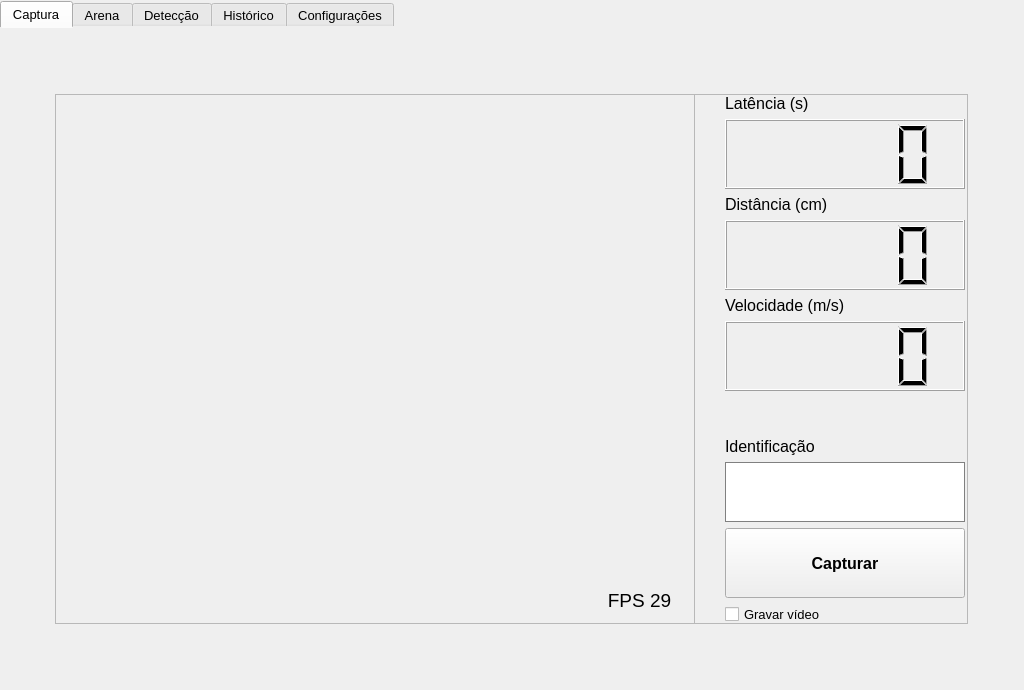
<?xml version="1.0" encoding="UTF-8"?>
<ui version="4.0">
 <class>MainWindow</class>
 <widget class="QMainWindow" name="MainWindow">
  <property name="geometry">
   <rect>
    <x>0</x>
    <y>0</y>
    <width>1024</width>
    <height>690</height>
   </rect>
  </property>
  <property name="windowTitle">
   <string>Expt-o Morris</string>
  </property>
  <widget class="QWidget" name="centralwidget">
   <property name="layoutDirection">
    <enum>Qt::LeftToRight</enum>
   </property>
   <layout class="QGridLayout" name="gridLayout_2">
    <property name="leftMargin">
     <number>0</number>
    </property>
    <property name="topMargin">
     <number>1</number>
    </property>
    <property name="rightMargin">
     <number>0</number>
    </property>
    <property name="bottomMargin">
     <number>0</number>
    </property>
    <item row="0" column="0">
     <widget class="QTabWidget" name="tabViewPrincipal">
      <property name="baseSize">
       <size>
        <width>1024</width>
        <height>690</height>
       </size>
      </property>
      <property name="font">
       <font>
        <pointsize>10</pointsize>
       </font>
      </property>
      <property name="autoFillBackground">
       <bool>false</bool>
      </property>
      <property name="styleSheet">
       <string notr="true">QTabWidget::pane { /* The tab widget frame */
    border: 0px solid #C2C7CB;
}</string>
      </property>
      <property name="tabPosition">
       <enum>QTabWidget::North</enum>
      </property>
      <property name="currentIndex">
       <number>0</number>
      </property>
      <property name="movable">
       <bool>false</bool>
      </property>
      <widget class="QWidget" name="tabCaptura">
       <attribute name="title">
        <string>Captura</string>
       </attribute>
       <layout class="QGridLayout" name="gridLayout_3">
        <item row="0" column="0">
         <widget class="QFrame" name="frmCapturar">
          <property name="minimumSize">
           <size>
            <width>640</width>
            <height>530</height>
           </size>
          </property>
          <property name="maximumSize">
           <size>
            <width>913</width>
            <height>530</height>
           </size>
          </property>
          <property name="autoFillBackground">
           <bool>false</bool>
          </property>
          <property name="styleSheet">
           <string notr="true"/>
          </property>
          <property name="frameShape">
           <enum>QFrame::StyledPanel</enum>
          </property>
          <property name="frameShadow">
           <enum>QFrame::Raised</enum>
          </property>
          <widget class="ArenaViewer" name="viewCaptura">
           <property name="geometry">
            <rect>
             <x>0</x>
             <y>0</y>
             <width>640</width>
             <height>530</height>
            </rect>
           </property>
           <property name="minimumSize">
            <size>
             <width>640</width>
             <height>530</height>
            </size>
           </property>
           <property name="maximumSize">
            <size>
             <width>640</width>
             <height>530</height>
            </size>
           </property>
           <property name="baseSize">
            <size>
             <width>640</width>
             <height>530</height>
            </size>
           </property>
           <property name="mouseTracking">
            <bool>false</bool>
           </property>
           <property name="focusPolicy">
            <enum>Qt::TabFocus</enum>
           </property>
           <property name="contextMenuPolicy">
            <enum>Qt::CustomContextMenu</enum>
           </property>
           <property name="autoFillBackground">
            <bool>false</bool>
           </property>
           <property name="frameShape">
            <enum>QFrame::StyledPanel</enum>
           </property>
           <property name="text">
            <string/>
           </property>
           <property name="alignment">
            <set>Qt::AlignCenter</set>
           </property>
           <property name="indent">
            <number>0</number>
           </property>
          </widget>
          <widget class="QLabel" name="lblFPS">
           <property name="geometry">
            <rect>
             <x>540</x>
             <y>489</y>
             <width>89</width>
             <height>34</height>
            </rect>
           </property>
           <property name="font">
            <font>
             <pointsize>14</pointsize>
            </font>
           </property>
           <property name="text">
            <string>FPS 29</string>
           </property>
           <property name="alignment">
            <set>Qt::AlignCenter</set>
           </property>
          </widget>
          <widget class="QWidget" name="verticalLayoutWidget_3">
           <property name="geometry">
            <rect>
             <x>670</x>
             <y>0</y>
             <width>243</width>
             <height>531</height>
            </rect>
           </property>
           <layout class="QVBoxLayout" name="verticalLayout_2">
            <item>
             <widget class="QLabel" name="lblLatencia">
              <property name="maximumSize">
               <size>
                <width>16777215</width>
                <height>20</height>
               </size>
              </property>
              <property name="font">
               <font>
                <pointsize>12</pointsize>
               </font>
              </property>
              <property name="text">
               <string>Latência (s)</string>
              </property>
             </widget>
            </item>
            <item>
             <widget class="QLCDNumber" name="displayLatencia">
              <property name="minimumSize">
               <size>
                <width>240</width>
                <height>70</height>
               </size>
              </property>
              <property name="maximumSize">
               <size>
                <width>240</width>
                <height>80</height>
               </size>
              </property>
              <property name="frameShape">
               <enum>QFrame::Box</enum>
              </property>
              <property name="frameShadow">
               <enum>QFrame::Raised</enum>
              </property>
              <property name="segmentStyle">
               <enum>QLCDNumber::Filled</enum>
              </property>
             </widget>
            </item>
            <item>
             <widget class="QLabel" name="lblDistancia">
              <property name="maximumSize">
               <size>
                <width>16777215</width>
                <height>20</height>
               </size>
              </property>
              <property name="font">
               <font>
                <pointsize>12</pointsize>
               </font>
              </property>
              <property name="text">
               <string>Distância (cm)</string>
              </property>
             </widget>
            </item>
            <item>
             <widget class="QLCDNumber" name="displayDistancia">
              <property name="minimumSize">
               <size>
                <width>240</width>
                <height>70</height>
               </size>
              </property>
              <property name="maximumSize">
               <size>
                <width>240</width>
                <height>80</height>
               </size>
              </property>
              <property name="frameShape">
               <enum>QFrame::Box</enum>
              </property>
              <property name="frameShadow">
               <enum>QFrame::Raised</enum>
              </property>
              <property name="digitCount">
               <number>5</number>
              </property>
              <property name="segmentStyle">
               <enum>QLCDNumber::Filled</enum>
              </property>
             </widget>
            </item>
            <item>
             <widget class="QLabel" name="lblVelocidade">
              <property name="maximumSize">
               <size>
                <width>16777215</width>
                <height>20</height>
               </size>
              </property>
              <property name="font">
               <font>
                <pointsize>12</pointsize>
               </font>
              </property>
              <property name="text">
               <string>Velocidade (m/s)</string>
              </property>
             </widget>
            </item>
            <item>
             <widget class="QLCDNumber" name="displayVelocidade">
              <property name="minimumSize">
               <size>
                <width>240</width>
                <height>70</height>
               </size>
              </property>
              <property name="maximumSize">
               <size>
                <width>240</width>
                <height>80</height>
               </size>
              </property>
              <property name="layoutDirection">
               <enum>Qt::LeftToRight</enum>
              </property>
              <property name="styleSheet">
               <string notr="true"/>
              </property>
              <property name="frameShape">
               <enum>QFrame::Box</enum>
              </property>
              <property name="frameShadow">
               <enum>QFrame::Raised</enum>
              </property>
              <property name="smallDecimalPoint">
               <bool>false</bool>
              </property>
              <property name="digitCount">
               <number>5</number>
              </property>
              <property name="segmentStyle">
               <enum>QLCDNumber::Filled</enum>
              </property>
             </widget>
            </item>
            <item>
             <spacer name="verticalSpacer">
              <property name="orientation">
               <enum>Qt::Vertical</enum>
              </property>
              <property name="sizeHint" stdset="0">
               <size>
                <width>20</width>
                <height>40</height>
               </size>
              </property>
             </spacer>
            </item>
            <item>
             <widget class="QLabel" name="lblId">
              <property name="font">
               <font>
                <pointsize>12</pointsize>
               </font>
              </property>
              <property name="text">
               <string>Identificação</string>
              </property>
             </widget>
            </item>
            <item>
             <widget class="QFrame" name="frame">
              <property name="minimumSize">
               <size>
                <width>240</width>
                <height>0</height>
               </size>
              </property>
              <property name="maximumSize">
               <size>
                <width>240</width>
                <height>60</height>
               </size>
              </property>
              <property name="autoFillBackground">
               <bool>false</bool>
              </property>
              <property name="styleSheet">
               <string notr="true">QFrame {
    border: 1px solid gray;
    background-color: white;
}</string>
              </property>
              <property name="frameShape">
               <enum>QFrame::StyledPanel</enum>
              </property>
              <property name="frameShadow">
               <enum>QFrame::Raised</enum>
              </property>
              <layout class="QGridLayout" name="gridLayout">
               <property name="topMargin">
                <number>12</number>
               </property>
               <property name="bottomMargin">
                <number>0</number>
               </property>
               <item row="0" column="0">
                <widget class="QTextEdit" name="txtIdentificacao">
                 <property name="font">
                  <font>
                   <pointsize>14</pointsize>
                   <weight>50</weight>
                   <bold>false</bold>
                  </font>
                 </property>
                 <property name="styleSheet">
                  <string notr="true">QTextEdit {
    border:  0px;
}</string>
                 </property>
                 <property name="frameShape">
                  <enum>QFrame::NoFrame</enum>
                 </property>
                 <property name="verticalScrollBarPolicy">
                  <enum>Qt::ScrollBarAlwaysOff</enum>
                 </property>
                 <property name="horizontalScrollBarPolicy">
                  <enum>Qt::ScrollBarAlwaysOff</enum>
                 </property>
                </widget>
               </item>
              </layout>
             </widget>
            </item>
            <item>
             <widget class="QPushButton" name="btnCapturar">
              <property name="minimumSize">
               <size>
                <width>240</width>
                <height>70</height>
               </size>
              </property>
              <property name="maximumSize">
               <size>
                <width>240</width>
                <height>16777215</height>
               </size>
              </property>
              <property name="font">
               <font>
                <pointsize>12</pointsize>
                <weight>75</weight>
                <bold>true</bold>
               </font>
              </property>
              <property name="text">
               <string>Capturar</string>
              </property>
             </widget>
            </item>
            <item>
             <widget class="QCheckBox" name="chkGravar">
              <property name="font">
               <font>
                <pointsize>10</pointsize>
               </font>
              </property>
              <property name="text">
               <string>Gravar vídeo</string>
              </property>
             </widget>
            </item>
           </layout>
          </widget>
         </widget>
        </item>
       </layout>
      </widget>
      <widget class="QWidget" name="tabArena">
       <attribute name="title">
        <string>Arena</string>
       </attribute>
       <layout class="QGridLayout" name="gridLayout_6">
        <item row="0" column="0">
         <widget class="QFrame" name="frmCapturar_2">
          <property name="minimumSize">
           <size>
            <width>640</width>
            <height>530</height>
           </size>
          </property>
          <property name="maximumSize">
           <size>
            <width>913</width>
            <height>530</height>
           </size>
          </property>
          <property name="autoFillBackground">
           <bool>false</bool>
          </property>
          <property name="styleSheet">
           <string notr="true"/>
          </property>
          <property name="frameShape">
           <enum>QFrame::StyledPanel</enum>
          </property>
          <property name="frameShadow">
           <enum>QFrame::Raised</enum>
          </property>
          <widget class="ArenaViewer" name="viewArena">
           <property name="geometry">
            <rect>
             <x>0</x>
             <y>0</y>
             <width>640</width>
             <height>530</height>
            </rect>
           </property>
           <property name="minimumSize">
            <size>
             <width>640</width>
             <height>530</height>
            </size>
           </property>
           <property name="maximumSize">
            <size>
             <width>640</width>
             <height>530</height>
            </size>
           </property>
           <property name="baseSize">
            <size>
             <width>640</width>
             <height>530</height>
            </size>
           </property>
           <property name="mouseTracking">
            <bool>false</bool>
           </property>
           <property name="focusPolicy">
            <enum>Qt::TabFocus</enum>
           </property>
           <property name="contextMenuPolicy">
            <enum>Qt::CustomContextMenu</enum>
           </property>
           <property name="autoFillBackground">
            <bool>false</bool>
           </property>
           <property name="frameShape">
            <enum>QFrame::StyledPanel</enum>
           </property>
           <property name="text">
            <string/>
           </property>
           <property name="alignment">
            <set>Qt::AlignCenter</set>
           </property>
           <property name="indent">
            <number>0</number>
           </property>
          </widget>
          <widget class="QLabel" name="lblFPS_2">
           <property name="geometry">
            <rect>
             <x>540</x>
             <y>489</y>
             <width>89</width>
             <height>34</height>
            </rect>
           </property>
           <property name="font">
            <font>
             <pointsize>14</pointsize>
            </font>
           </property>
           <property name="text">
            <string>FPS 29</string>
           </property>
           <property name="alignment">
            <set>Qt::AlignCenter</set>
           </property>
          </widget>
          <widget class="QGroupBox" name="groupBox_4">
           <property name="geometry">
            <rect>
             <x>673</x>
             <y>298</y>
             <width>196</width>
             <height>176</height>
            </rect>
           </property>
           <property name="font">
            <font>
             <pointsize>12</pointsize>
            </font>
           </property>
           <property name="title">
            <string>Quadrante</string>
           </property>
           <widget class="QRadioButton" name="rdbNO">
            <property name="geometry">
             <rect>
              <x>65</x>
              <y>70</y>
              <width>18</width>
              <height>17</height>
             </rect>
            </property>
            <property name="text">
             <string/>
            </property>
            <property name="checked">
             <bool>true</bool>
            </property>
           </widget>
           <widget class="QRadioButton" name="rdbNE">
            <property name="geometry">
             <rect>
              <x>112</x>
              <y>70</y>
              <width>18</width>
              <height>17</height>
             </rect>
            </property>
            <property name="text">
             <string/>
            </property>
           </widget>
           <widget class="QRadioButton" name="rdbSO">
            <property name="geometry">
             <rect>
              <x>64</x>
              <y>107</y>
              <width>18</width>
              <height>17</height>
             </rect>
            </property>
            <property name="text">
             <string/>
            </property>
           </widget>
           <widget class="QRadioButton" name="rdbSE">
            <property name="geometry">
             <rect>
              <x>111</x>
              <y>108</y>
              <width>18</width>
              <height>17</height>
             </rect>
            </property>
            <property name="text">
             <string/>
            </property>
           </widget>
           <widget class="Line" name="line">
            <property name="geometry">
             <rect>
              <x>90</x>
              <y>50</y>
              <width>16</width>
              <height>105</height>
             </rect>
            </property>
            <property name="orientation">
             <enum>Qt::Vertical</enum>
            </property>
           </widget>
           <widget class="Line" name="line_2">
            <property name="geometry">
             <rect>
              <x>41</x>
              <y>90</y>
              <width>126</width>
              <height>16</height>
             </rect>
            </property>
            <property name="orientation">
             <enum>Qt::Horizontal</enum>
            </property>
           </widget>
           <widget class="QLabel" name="lblFPSIR_15">
            <property name="geometry">
             <rect>
              <x>63</x>
              <y>45</y>
              <width>23</width>
              <height>27</height>
             </rect>
            </property>
            <property name="font">
             <font>
              <pointsize>10</pointsize>
             </font>
            </property>
            <property name="text">
             <string>NO</string>
            </property>
           </widget>
           <widget class="QLabel" name="lblFPSIR_16">
            <property name="geometry">
             <rect>
              <x>111</x>
              <y>45</y>
              <width>23</width>
              <height>27</height>
             </rect>
            </property>
            <property name="font">
             <font>
              <pointsize>10</pointsize>
             </font>
            </property>
            <property name="text">
             <string>NE</string>
            </property>
           </widget>
           <widget class="QLabel" name="lblFPSIR_17">
            <property name="geometry">
             <rect>
              <x>62</x>
              <y>119</y>
              <width>23</width>
              <height>27</height>
             </rect>
            </property>
            <property name="font">
             <font>
              <pointsize>10</pointsize>
             </font>
            </property>
            <property name="text">
             <string>SO</string>
            </property>
           </widget>
           <widget class="QLabel" name="lblFPSIR_18">
            <property name="geometry">
             <rect>
              <x>110</x>
              <y>119</y>
              <width>23</width>
              <height>27</height>
             </rect>
            </property>
            <property name="font">
             <font>
              <pointsize>10</pointsize>
             </font>
            </property>
            <property name="text">
             <string>SE</string>
            </property>
           </widget>
          </widget>
          <widget class="QLabel" name="lblFPSIR_9">
           <property name="geometry">
            <rect>
             <x>681</x>
             <y>52</y>
             <width>64</width>
             <height>27</height>
            </rect>
           </property>
           <property name="font">
            <font>
             <pointsize>10</pointsize>
             <weight>75</weight>
             <bold>true</bold>
            </font>
           </property>
           <property name="text">
            <string>Diâmetro</string>
           </property>
          </widget>
          <widget class="QSlider" name="sliderCirculoY">
           <property name="geometry">
            <rect>
             <x>679</x>
             <y>217</y>
             <width>194</width>
             <height>22</height>
            </rect>
           </property>
           <property name="minimum">
            <number>0</number>
           </property>
           <property name="maximum">
            <number>424</number>
           </property>
           <property name="singleStep">
            <number>10</number>
           </property>
           <property name="pageStep">
            <number>1</number>
           </property>
           <property name="value">
            <number>208</number>
           </property>
           <property name="sliderPosition">
            <number>208</number>
           </property>
           <property name="orientation">
            <enum>Qt::Horizontal</enum>
           </property>
          </widget>
          <widget class="QSlider" name="sliderCirculoPlay">
           <property name="geometry">
            <rect>
             <x>681</x>
             <y>89</y>
             <width>189</width>
             <height>22</height>
            </rect>
           </property>
           <property name="minimum">
            <number>100</number>
           </property>
           <property name="maximum">
            <number>212</number>
           </property>
           <property name="value">
            <number>180</number>
           </property>
           <property name="sliderPosition">
            <number>180</number>
           </property>
           <property name="orientation">
            <enum>Qt::Horizontal</enum>
           </property>
          </widget>
          <widget class="QSlider" name="sliderCirculoX">
           <property name="geometry">
            <rect>
             <x>681</x>
             <y>154</y>
             <width>190</width>
             <height>22</height>
            </rect>
           </property>
           <property name="minimum">
            <number>0</number>
           </property>
           <property name="maximum">
            <number>512</number>
           </property>
           <property name="singleStep">
            <number>10</number>
           </property>
           <property name="pageStep">
            <number>1</number>
           </property>
           <property name="value">
            <number>250</number>
           </property>
           <property name="sliderPosition">
            <number>250</number>
           </property>
           <property name="orientation">
            <enum>Qt::Horizontal</enum>
           </property>
          </widget>
          <widget class="QLabel" name="lblFPSIR_11">
           <property name="geometry">
            <rect>
             <x>680</x>
             <y>119</y>
             <width>64</width>
             <height>27</height>
            </rect>
           </property>
           <property name="font">
            <font>
             <pointsize>10</pointsize>
             <weight>75</weight>
             <bold>true</bold>
            </font>
           </property>
           <property name="text">
            <string>Eixo X</string>
           </property>
          </widget>
          <widget class="QLabel" name="lblFPSIR_14">
           <property name="geometry">
            <rect>
             <x>680</x>
             <y>181</y>
             <width>64</width>
             <height>27</height>
            </rect>
           </property>
           <property name="font">
            <font>
             <pointsize>10</pointsize>
             <weight>75</weight>
             <bold>true</bold>
            </font>
           </property>
           <property name="text">
            <string>Eixo Y</string>
           </property>
          </widget>
         </widget>
        </item>
       </layout>
      </widget>
      <widget class="QWidget" name="tabDeteccao">
       <attribute name="title">
        <string>Detecção</string>
       </attribute>
       <widget class="QLabel" name="lblPrimeira">
        <property name="geometry">
         <rect>
          <x>63</x>
          <y>26</y>
          <width>43</width>
          <height>16</height>
         </rect>
        </property>
        <property name="font">
         <font>
          <pointsize>10</pointsize>
         </font>
        </property>
        <property name="text">
         <string>Matiz</string>
        </property>
       </widget>
       <widget class="ArenaViewer" name="vPrimeira">
        <property name="geometry">
         <rect>
          <x>56</x>
          <y>49</y>
          <width>256</width>
          <height>212</height>
         </rect>
        </property>
        <property name="minimumSize">
         <size>
          <width>0</width>
          <height>0</height>
         </size>
        </property>
        <property name="maximumSize">
         <size>
          <width>16777215</width>
          <height>16777215</height>
         </size>
        </property>
        <property name="baseSize">
         <size>
          <width>0</width>
          <height>0</height>
         </size>
        </property>
        <property name="mouseTracking">
         <bool>false</bool>
        </property>
        <property name="focusPolicy">
         <enum>Qt::TabFocus</enum>
        </property>
        <property name="contextMenuPolicy">
         <enum>Qt::CustomContextMenu</enum>
        </property>
        <property name="autoFillBackground">
         <bool>true</bool>
        </property>
        <property name="frameShape">
         <enum>QFrame::StyledPanel</enum>
        </property>
        <property name="text">
         <string/>
        </property>
        <property name="alignment">
         <set>Qt::AlignCenter</set>
        </property>
        <property name="indent">
         <number>0</number>
        </property>
       </widget>
       <widget class="ArenaViewer" name="vSegunda">
        <property name="geometry">
         <rect>
          <x>383</x>
          <y>48</y>
          <width>256</width>
          <height>212</height>
         </rect>
        </property>
        <property name="minimumSize">
         <size>
          <width>0</width>
          <height>0</height>
         </size>
        </property>
        <property name="maximumSize">
         <size>
          <width>16777215</width>
          <height>16777215</height>
         </size>
        </property>
        <property name="baseSize">
         <size>
          <width>0</width>
          <height>0</height>
         </size>
        </property>
        <property name="mouseTracking">
         <bool>false</bool>
        </property>
        <property name="focusPolicy">
         <enum>Qt::TabFocus</enum>
        </property>
        <property name="contextMenuPolicy">
         <enum>Qt::CustomContextMenu</enum>
        </property>
        <property name="autoFillBackground">
         <bool>true</bool>
        </property>
        <property name="frameShape">
         <enum>QFrame::StyledPanel</enum>
        </property>
        <property name="text">
         <string/>
        </property>
        <property name="alignment">
         <set>Qt::AlignCenter</set>
        </property>
        <property name="indent">
         <number>0</number>
        </property>
       </widget>
       <widget class="ArenaViewer" name="vTerceira">
        <property name="geometry">
         <rect>
          <x>714</x>
          <y>48</y>
          <width>256</width>
          <height>212</height>
         </rect>
        </property>
        <property name="minimumSize">
         <size>
          <width>0</width>
          <height>0</height>
         </size>
        </property>
        <property name="maximumSize">
         <size>
          <width>16777215</width>
          <height>16777215</height>
         </size>
        </property>
        <property name="baseSize">
         <size>
          <width>0</width>
          <height>0</height>
         </size>
        </property>
        <property name="mouseTracking">
         <bool>false</bool>
        </property>
        <property name="focusPolicy">
         <enum>Qt::TabFocus</enum>
        </property>
        <property name="contextMenuPolicy">
         <enum>Qt::CustomContextMenu</enum>
        </property>
        <property name="autoFillBackground">
         <bool>true</bool>
        </property>
        <property name="frameShape">
         <enum>QFrame::StyledPanel</enum>
        </property>
        <property name="text">
         <string/>
        </property>
        <property name="alignment">
         <set>Qt::AlignCenter</set>
        </property>
        <property name="indent">
         <number>0</number>
        </property>
       </widget>
       <widget class="QLabel" name="lblSegunda">
        <property name="geometry">
         <rect>
          <x>385</x>
          <y>26</y>
          <width>66</width>
          <height>16</height>
         </rect>
        </property>
        <property name="font">
         <font>
          <pointsize>10</pointsize>
         </font>
        </property>
        <property name="text">
         <string>Saturação</string>
        </property>
       </widget>
       <widget class="QLabel" name="lblTerceira">
        <property name="geometry">
         <rect>
          <x>716</x>
          <y>27</y>
          <width>43</width>
          <height>16</height>
         </rect>
        </property>
        <property name="font">
         <font>
          <pointsize>10</pointsize>
         </font>
        </property>
        <property name="text">
         <string>Brilho</string>
        </property>
       </widget>
       <widget class="QWidget" name="verticalLayoutWidget">
        <property name="geometry">
         <rect>
          <x>59</x>
          <y>280</y>
          <width>253</width>
          <height>227</height>
         </rect>
        </property>
        <layout class="QVBoxLayout" name="layFiltrosHSV"/>
       </widget>
       <widget class="QWidget" name="verticalLayoutWidget_2">
        <property name="geometry">
         <rect>
          <x>716</x>
          <y>281</y>
          <width>253</width>
          <height>221</height>
         </rect>
        </property>
        <layout class="QVBoxLayout" name="layFiltrosRGB"/>
       </widget>
       <widget class="QWidget" name="verticalLayoutWidget_5">
        <property name="geometry">
         <rect>
          <x>57</x>
          <y>516</y>
          <width>254</width>
          <height>61</height>
         </rect>
        </property>
        <layout class="QVBoxLayout" name="layFiltrosContraste"/>
       </widget>
      </widget>
      <widget class="QWidget" name="tabHistorico">
       <attribute name="title">
        <string>Histórico</string>
       </attribute>
       <layout class="QGridLayout" name="gridLayout_4">
        <item row="0" column="0">
         <widget class="QFrame" name="frmHistorico">
          <property name="minimumSize">
           <size>
            <width>640</width>
            <height>530</height>
           </size>
          </property>
          <property name="maximumSize">
           <size>
            <width>913</width>
            <height>530</height>
           </size>
          </property>
          <property name="autoFillBackground">
           <bool>true</bool>
          </property>
          <property name="styleSheet">
           <string notr="true"/>
          </property>
          <property name="frameShape">
           <enum>QFrame::StyledPanel</enum>
          </property>
          <property name="frameShadow">
           <enum>QFrame::Raised</enum>
          </property>
          <widget class="QTableView" name="tableView">
           <property name="geometry">
            <rect>
             <x>7</x>
             <y>9</y>
             <width>902</width>
             <height>515</height>
            </rect>
           </property>
          </widget>
         </widget>
        </item>
       </layout>
      </widget>
      <widget class="QWidget" name="tabConfig">
       <attribute name="title">
        <string>Configurações</string>
       </attribute>
       <widget class="QCheckBox" name="chkInvertido">
        <property name="geometry">
         <rect>
          <x>264</x>
          <y>53</y>
          <width>183</width>
          <height>17</height>
         </rect>
        </property>
        <property name="font">
         <font>
          <pointsize>12</pointsize>
         </font>
        </property>
        <property name="text">
         <string>Contraste invertido</string>
        </property>
        <property name="checked">
         <bool>false</bool>
        </property>
       </widget>
       <widget class="QCheckBox" name="chkInvertido_2">
        <property name="geometry">
         <rect>
          <x>264</x>
          <y>83</y>
          <width>284</width>
          <height>17</height>
         </rect>
        </property>
        <property name="font">
         <font>
          <pointsize>12</pointsize>
         </font>
        </property>
        <property name="text">
         <string>Mostrar vídeo em cores na aquisição</string>
        </property>
        <property name="checked">
         <bool>false</bool>
        </property>
       </widget>
       <widget class="QCheckBox" name="chkInvertido_3">
        <property name="geometry">
         <rect>
          <x>264</x>
          <y>113</y>
          <width>282</width>
          <height>17</height>
         </rect>
        </property>
        <property name="font">
         <font>
          <pointsize>12</pointsize>
         </font>
        </property>
        <property name="text">
         <string>Exibir histórico de testes anterirores</string>
        </property>
        <property name="checked">
         <bool>false</bool>
        </property>
       </widget>
       <widget class="QCheckBox" name="chkTrack">
        <property name="geometry">
         <rect>
          <x>264</x>
          <y>140</y>
          <width>221</width>
          <height>23</height>
         </rect>
        </property>
        <property name="font">
         <font>
          <pointsize>12</pointsize>
         </font>
        </property>
        <property name="text">
         <string>Quantificar na gravação</string>
        </property>
       </widget>
       <widget class="QCheckBox" name="chkPararAuto">
        <property name="geometry">
         <rect>
          <x>621</x>
          <y>32</y>
          <width>221</width>
          <height>23</height>
         </rect>
        </property>
        <property name="font">
         <font>
          <pointsize>12</pointsize>
         </font>
        </property>
        <property name="text">
         <string>Capturar automaticamente</string>
        </property>
        <property name="checked">
         <bool>true</bool>
        </property>
       </widget>
       <widget class="QGroupBox" name="grpFormato">
        <property name="geometry">
         <rect>
          <x>273</x>
          <y>189</y>
          <width>221</width>
          <height>200</height>
         </rect>
        </property>
        <property name="maximumSize">
         <size>
          <width>16777215</width>
          <height>200</height>
         </size>
        </property>
        <property name="baseSize">
         <size>
          <width>0</width>
          <height>0</height>
         </size>
        </property>
        <property name="font">
         <font>
          <pointsize>12</pointsize>
         </font>
        </property>
        <property name="title">
         <string>Formato</string>
        </property>
        <widget class="QRadioButton" name="rdb2Dinfra">
         <property name="geometry">
          <rect>
           <x>26</x>
           <y>74</y>
           <width>84</width>
           <height>27</height>
          </rect>
         </property>
         <property name="font">
          <font>
           <pointsize>12</pointsize>
          </font>
         </property>
         <property name="text">
          <string>2D (IR)</string>
         </property>
        </widget>
        <widget class="QRadioButton" name="rdb3Dcinza">
         <property name="geometry">
          <rect>
           <x>25</x>
           <y>111</y>
           <width>102</width>
           <height>27</height>
          </rect>
         </property>
         <property name="font">
          <font>
           <pointsize>12</pointsize>
          </font>
         </property>
         <property name="text">
          <string>3D (cinza)</string>
         </property>
        </widget>
        <widget class="QRadioButton" name="rdb2Dcinza">
         <property name="geometry">
          <rect>
           <x>26</x>
           <y>36</y>
           <width>105</width>
           <height>27</height>
          </rect>
         </property>
         <property name="font">
          <font>
           <pointsize>12</pointsize>
          </font>
         </property>
         <property name="text">
          <string>2D (cor)</string>
         </property>
         <property name="checked">
          <bool>true</bool>
         </property>
        </widget>
       </widget>
       <widget class="QTimeEdit" name="cboTimerPlay">
        <property name="geometry">
         <rect>
          <x>749</x>
          <y>96</y>
          <width>85</width>
          <height>40</height>
         </rect>
        </property>
        <property name="minimumSize">
         <size>
          <width>0</width>
          <height>40</height>
         </size>
        </property>
        <property name="font">
         <font>
          <pointsize>14</pointsize>
         </font>
        </property>
        <property name="alignment">
         <set>Qt::AlignCenter</set>
        </property>
        <property name="displayFormat">
         <string>mm:ss</string>
        </property>
        <property name="time">
         <time>
          <hour>0</hour>
          <minute>2</minute>
          <second>0</second>
         </time>
        </property>
       </widget>
       <widget class="QTimeEdit" name="cboTimerLimite">
        <property name="geometry">
         <rect>
          <x>639</x>
          <y>97</y>
          <width>86</width>
          <height>40</height>
         </rect>
        </property>
        <property name="minimumSize">
         <size>
          <width>0</width>
          <height>40</height>
         </size>
        </property>
        <property name="font">
         <font>
          <pointsize>14</pointsize>
         </font>
        </property>
        <property name="alignment">
         <set>Qt::AlignCenter</set>
        </property>
        <property name="displayFormat">
         <string>mm:ss</string>
        </property>
        <property name="time">
         <time>
          <hour>0</hour>
          <minute>0</minute>
          <second>3</second>
         </time>
        </property>
       </widget>
       <widget class="QLabel" name="label">
        <property name="geometry">
         <rect>
          <x>638</x>
          <y>61</y>
          <width>172</width>
          <height>28</height>
         </rect>
        </property>
        <property name="font">
         <font>
          <pointsize>12</pointsize>
         </font>
        </property>
        <property name="text">
         <string>Limite inicial e duração</string>
        </property>
       </widget>
       <widget class="QLabel" name="label_2">
        <property name="geometry">
         <rect>
          <x>101</x>
          <y>454</y>
          <width>853</width>
          <height>53</height>
         </rect>
        </property>
        <property name="font">
         <font>
          <pointsize>18</pointsize>
         </font>
        </property>
        <property name="text">
         <string>Definir 2. Contour Area e 4. Contour Approximation, evitar erro</string>
        </property>
       </widget>
       <widget class="QLabel" name="label_3">
        <property name="geometry">
         <rect>
          <x>98</x>
          <y>405</y>
          <width>169</width>
          <height>53</height>
         </rect>
        </property>
        <property name="font">
         <font>
          <pointsize>24</pointsize>
         </font>
        </property>
        <property name="text">
         <string>Usar m/s</string>
        </property>
       </widget>
       <widget class="QLabel" name="label_4">
        <property name="geometry">
         <rect>
          <x>100</x>
          <y>497</y>
          <width>829</width>
          <height>53</height>
         </rect>
        </property>
        <property name="font">
         <font>
          <pointsize>18</pointsize>
         </font>
        </property>
        <property name="text">
         <string>http://docs.opencv.org/trunk/dd/d49/tutorial_py_contour_features.html</string>
        </property>
       </widget>
       <widget class="QLabel" name="label_5">
        <property name="geometry">
         <rect>
          <x>96</x>
          <y>587</y>
          <width>829</width>
          <height>53</height>
         </rect>
        </property>
        <property name="font">
         <font>
          <pointsize>18</pointsize>
         </font>
        </property>
        <property name="text">
         <string>http://www.mathworks.com/help/images/ref/regionprops.html</string>
        </property>
       </widget>
       <widget class="QLabel" name="label_6">
        <property name="geometry">
         <rect>
          <x>99</x>
          <y>554</y>
          <width>169</width>
          <height>53</height>
         </rect>
        </property>
        <property name="font">
         <font>
          <pointsize>24</pointsize>
         </font>
        </property>
        <property name="text">
         <string>Orientation</string>
        </property>
       </widget>
      </widget>
     </widget>
    </item>
   </layout>
  </widget>
 </widget>
 <customwidgets>
  <customwidget>
   <class>ArenaViewer</class>
   <extends>QLabel</extends>
   <header location="global">ArenaViewer.h</header>
  </customwidget>
 </customwidgets>
 <resources/>
 <connections/>
</ui>
